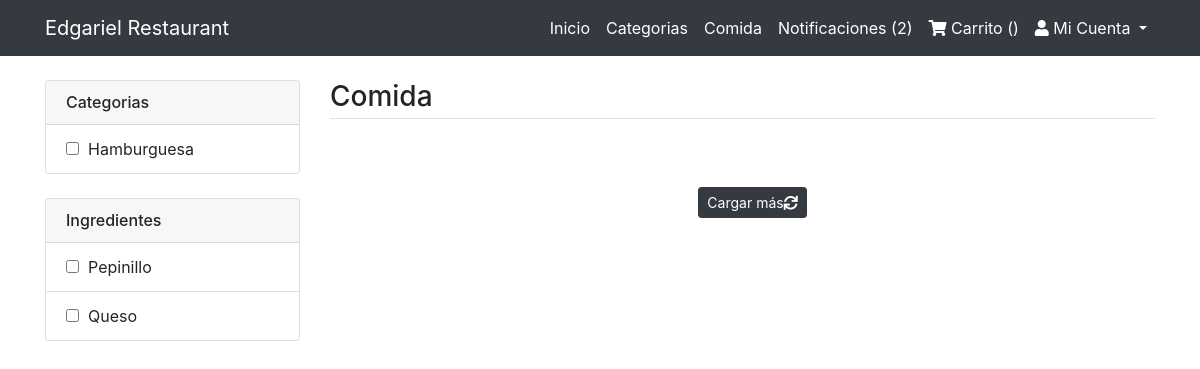
Page /category-dish-list/2/ on the earlier database version.
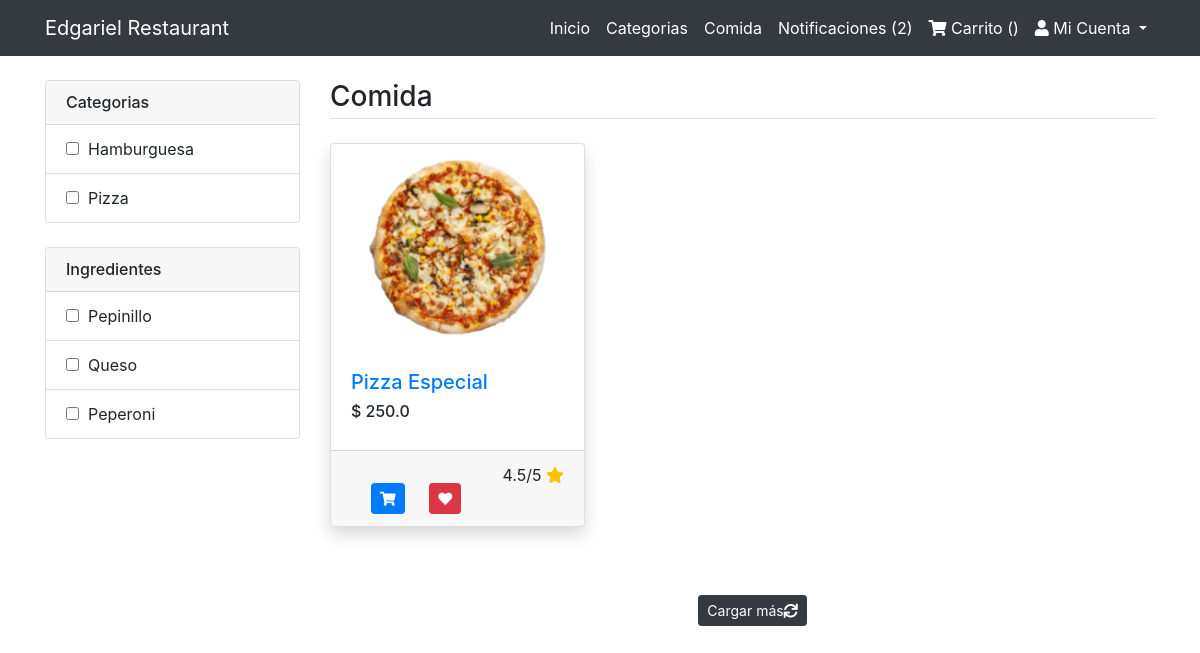
Same page on the later database version.
### main/models.py (models this page shows, shortened)
class Ingredient(models.Model):
    name = models.CharField(max_length=100)
    description = models.CharField(max_length=100, null=True, blank=True)
    price = models.FloatField()
    quantity = models.IntegerField()

class Dish(models.Model):
    name = models.CharField(max_length=100)
    image = models.ImageField(upload_to="dish_img/") #gotta install pillow, pip install pillow
    price = models.FloatField()
    slug = models.SlugField(max_length=400, null=True)
    description = models.CharField(max_length=200, null=True, blank=True)
    category = models.ForeignKey(Category, on_delete=models.CASCADE)
    ingredient = models.ManyToManyField(Ingredient)
    quantity = models.IntegerField()
    status = models.BooleanField(default=True)
    is_featured = models.BooleanField(default=False)
    class Meta:
        verbose_name_plural = 'Dishes'

### main/views.py (the view)
# urls.py: path('category-dish-list/<int:cat_id>/', views.category_dish_list, name='category-dish-list'),
def category_dish_list(request, cat_id):
    category=Category.objects.get(id=cat_id) #this has to be an instance of Category
    dishes=Dish.objects.filter(category=category).order_by('-id') #and here we pass the category instance
    cats=Dish.objects.distinct().values('category__name', 'category__id')
    ingres=Dish.objects.distinct().values('ingredient__name', 'ingredient__id')
    context = {'dishes':dishes, 'cats':cats, 'ingres':ingres}
    return render(request, 'main/category_dish_list.html', context)

### main/templates/main/category_dish_list.html (shortened to what this page needs)
{% extends 'main/base.html' %}
{% load static %}
{% block content %}
<main class="container my-4">
	<div class="row">
		<div class="col-md-3">
			{% include 'main/filters.html' %}
		</div>
		<div class="col-md-9">
			<h3 class="mb-4 border-bottom pb-1">
				Comida
			</h3>
			<div class="row" id="filteredDishes">
                {% for dish in dishes %}
				<div class="col-lg-4 col-md-6 mb-4 product-box">
					<div class="card shadow">
					  <a href="/dish/{{dish.slug}}/{{dish.id}}" alt=""><img src="/media/{{dish.image}}" class="card-img-top" alt="{{dish.name}}"></a>
					  <div class="card-body">
					    <h5 class="card-text"><a href="/dish/{{dish.slug}}/{{dish.id}}">{{dish.name}}</a></h5>
					    <h6>$ <span class="">{{dish.price}}</span></h6>
					  </div>
					  	<div class="card-footer">
							  	<button class="btn btn-sm btn-primary add-to-cart" data-index=""><i class="fa fa-shopping-cart"></i></button>
							  	<button class="btn btn-sm btn-danger"><i class="fa fa-heart"></i></button>
							  	<span class="float-right">
							  		4.5/5
							  		<i class="fa fa-star text-warning"></i>
							  	</span>
					  	</div>
					</div>
				</div>
                {% endfor %}
			</div>
			<p class="my-4 text-center"><button id="loadMore" data-total="" data-limit="3" class="btn btn-dark btn-sm">Cargar más<i class="fa fa-sync load-more-icon"></i></button></p>
		</div>
	</div>
</main>
{% endblock %}

### main/templates/main/base.html (shortened to what this page needs)
{% load static %}
<!DOCTYPE html>
<html>
<head>
	<link href="https://cdnjs.cloudflare.com/ajax/libs/font-awesome/5.13.0/css/all.min.css" rel="stylesheet">
	<link rel="stylesheet" href="https://cdn.jsdelivr.net/npm/bootstrap@4.6.1/dist/css/bootstrap.min.css">
	<link rel="stylesheet" type="text/css" href="{% static 'custom.css' %}" />
</head>
<body>
	<nav class="navbar navbar-expand-lg navbar-dark bg-dark">
		<div class="container">
		  <a class="navbar-brand" href="/">Edgariel Restaurant</a>
		  <div class="collapse navbar-collapse" id="navbarNav">
		    <ul class="navbar-nav ml-auto">
		      <li class="nav-item">
		        <a class="nav-link text-white" href="{% url 'home' %}">Inicio</a>
		      </li>
		      <li class="nav-item">
		        <a class="nav-link text-white" href="{% url 'category-list' %}">Categorias</a>
		      </li>
          <li class="nav-item">
		        <a class="nav-link text-white" href="{% url 'dishes-list' %}">Comida</a>
		      </li>
		      <li class="nav-item">
		        <a class="nav-link text-white" href="">Notificaciones (2)</a>
		      </li>
		      <li class="nav-item">
		        <a class="nav-link text-white" href=""><i class="fa fa-shopping-cart"></i> Carrito ()</a>
		      </li>
		      <li class="nav-item dropdown">
		        <a class="nav-link text-white dropdown-toggle" href="#" id="navbarDropdown" role="button" data-toggle="dropdown" aria-haspopup="true" aria-expanded="false">
		          <i class="fa fa-user"></i> Mi Cuenta
		        </a>
		      </li>
		    </ul>
		  </div>
		</div>
    </nav>
    {% block content %}
    {% endblock %}
</body>
</html>

### main/templates/main/filters.html
{% load static %}
<div class="card mb-4">
    <h6 class="card-header">Categorias</h6>
    <div class="list-group list-group-flush">
        {% for cat in cats %}
        <li class="list-group-item">
            <input class="filter-checkbox" data-filter="category" value="{{cat.category__id}}" type="checkbox" />&nbsp;
            {{cat.category__name}}
        </li>
        {% endfor %}
    </div>
</div>
<div class="card mb-4">
    <h6 class="card-header">Ingredientes</h6>
    <div class="list-group list-group-flush">
        {% for ingre in ingres %}
        <li class="list-group-item">
            <input class="filter-checkbox" data-filter="ingredient" value="{{ingre.ingredient__id}}" type="checkbox" />&nbsp;
            {{ingre.ingredient__name}}
        </li>
        {% endfor %}
    </div>
</div>

### main/static/custom.css (style rules this page uses)
button { background-color:#3BAF9F; display:block; margin:20px 0px 0px 20px; text-align:center; border-radius:12px; border:2px solid #366473; padding:14px 110px; outline:none; color:white; cursor:pointer; transition:0.25px; }

Differences in the rows shown:
added Ingredient: ingredient__name "Peperoni"
added Dish: image (picture), name "Pizza Especial", price "250.0"
Other differences:
new list line: "☐ Pizza"
